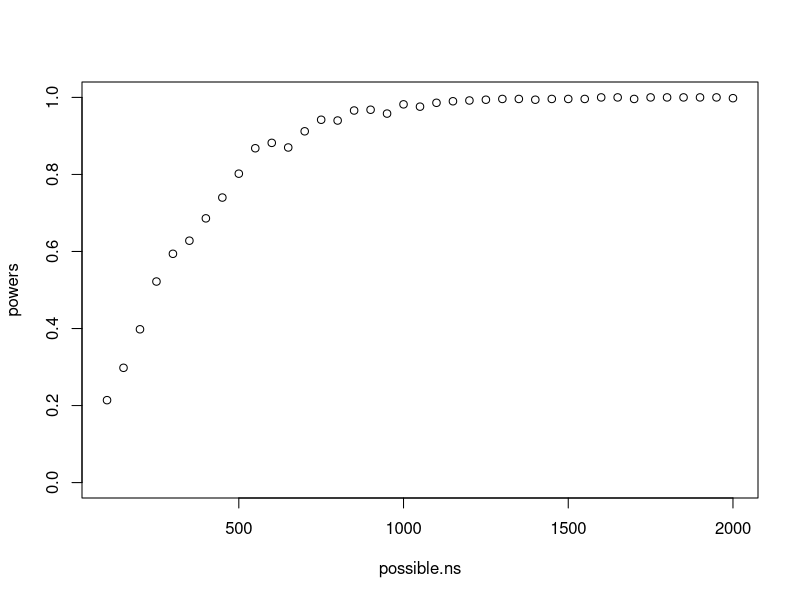

This figure's R source: (Note: a time limit stopped this script after it produced the figure.)
## ---- chunk 1

knitr::opts_chunk$set(fig.align = "center", eval=TRUE, tidy.opts=list(width.cutoff=60), tidy=TRUE, cache=TRUE)

paquetes <- c('readstata13', 'dplyr', 'data.table', 'ggplot2', 'tidyverse')
suppressPackageStartupMessages(sapply(paquetes,require,character.only=TRUE))

## ---- chunk 2

possible.ns <- seq(from=100, to=2000, by=50)     # The sample sizes we'll be considering
powers <- rep(NA, length(possible.ns))           # Empty object to collect simulation estimates
alpha <- 0.05                                    # Standard significance level
sims <- 500                                      # Number of simulations to conduct for each N

#### Outer loop to vary the number of subjects ####
for (j in 1:length(possible.ns)){
  N <- possible.ns[j]                              # Pick the jth value for N
  
  significant.experiments <- rep(NA, sims)         # Empty object to count significant experiments
  
  #### Inner loop to conduct experiments "sims" times over for each N ####
  for (i in 1:sims){
    Y0 <-  rnorm(n=N, mean=60, sd=20)              # control potential outcome
    tau <- 5                                       # Hypothesize treatment effect
    Y1 <- Y0 + tau                                 # treatment potential outcome
    Z.sim <- rbinom(n=N, size=1, prob=.5)          # Do a random assignment
    Y.sim <- Y1*Z.sim + Y0*(1-Z.sim)               # Reveal outcomes according to assignment
    fit.sim <- lm(Y.sim ~ Z.sim)                   # Do analysis (Simple regression)
    p.value <- summary(fit.sim)$coefficients[2,4]  # Extract p-values
    significant.experiments[i] <- (p.value <= alpha) # Determine significance according to p <= 0.05
  }
  
  powers[j] <- mean(significant.experiments)       # store average success rate (power) for each N
}
plot(possible.ns, powers, ylim=c(0,1))

## ---- chunk 3
rm(list=ls())
possible.ns <- seq(from=100, to=2000, by=50)
powers <- rep(NA, length(possible.ns))
powers.cov <- rep(NA, length(possible.ns))        # Need a second empty vector
alpha <- 0.05
sims <- 500
for (j in 1:length(possible.ns)){
  N <- possible.ns[j]
  
  significant.experiments <- rep(NA, sims)
  significant.experiments.cov <- rep(NA, sims)      # Need a second empty vector here too
  
  for (i in 1:sims){
    gender <- c(rep("F", N/2), rep("M", N/2))       # Generate "gender" covariate
    age <- sample(x=18:65, size=N, replace=TRUE)    # Generate "age" covariate
    effectofgender <- 10                            # Hypothesize the "effect" of gender on income
    effectofage <- 2                                # Hypothesize the "effect" of age on income
    
    ## Hypothesize Control Outcome as a function of gender, age, and error
    Y0 <- effectofgender*(gender=="M") + effectofage*age + rnorm(n=N, mean=100, sd=20)
    
    ## This is all the same ##
    tau <- 5
    Y1 <- Y0 + tau
    Z.sim <- rbinom(n=N, size=1, prob=.5)
    Y.sim <- Y1*Z.sim + Y0*(1-Z.sim)
    fit.sim <- lm(Y.sim ~ Z.sim)
    
    ## This is the novel analysis -- including two covariates to increase precision ##
    fit.sim.cov <- lm(Y.sim ~ Z.sim + (gender=="M") + age)
    
    ## extract p-values and calculate significance ##
    p.value <- summary(fit.sim)$coefficients[2,4]
    p.value.cov <- summary(fit.sim.cov)$coefficients[2,4]
    significant.experiments[i] <- (p.value <= alpha)
    significant.experiments.cov[i] <- (p.value.cov <= alpha)
  }
  
  powers[j] <- mean(significant.experiments)
  powers.cov[j] <- mean(significant.experiments.cov)
}

plot(possible.ns, powers, ylim=c(0,1))
points(possible.ns, powers.cov, col="red")
